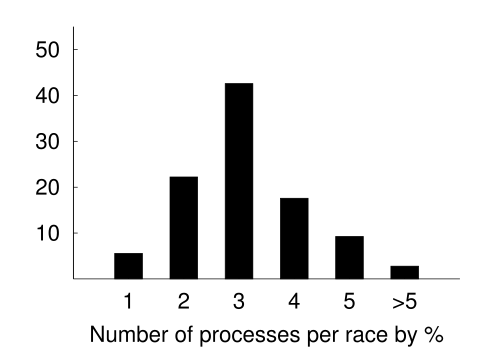

Here is the gnuplot script that generated this plot:
reset
set terminal postscript eps enhanced "NimbusSanL-Regu, 32"
set style data histograms
set style histogram rowstacked

set xlabel "Number of processes per race by %"
set boxwidth 0.8
set style fill solid border -1

unset key
set border 2
set xtics border in scale 1,0.5 nomirror scale .5
set xtics nomirror
set ytics (10, 20, 30, 40, 50) nomirror
set boxwidth 0.5 absolute
set xzeroaxis ls 1

set yrange [0:55]

plot \
	'race-processes.dat' using 2:xticlabels(1)
